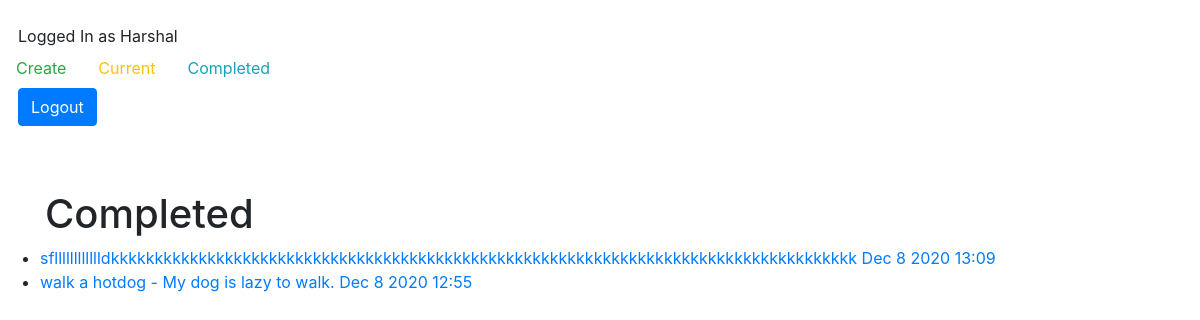
The app's page /completed/ (signed in) with its own data.
### todo/models.py (models this page shows, shortened)
class Query(models.Model):
    title = models.CharField(max_length=100)
    query = models.TextField(blank=True)
    created = models.DateTimeField(auto_now_add=True)
    datecompleted = models.DateTimeField(null=True, blank=True)
    important = models.BooleanField(default=False)
    user = models.ForeignKey(User, on_delete=models.CASCADE)

### todo/views.py (the view)
# urls.py: path('completed/', views.completedquerys, name='completedquerys'),
@login_required
def completedquerys(request):
    querys = Query.objects.filter(user=request.user, datecompleted__isnull=False).order_by('-datecompleted')
    return render(request, 'todo/completedquerys.html', {'querys':querys})

### todo/templates/todo/completedquerys.html (shortened to what this page needs)
{% extends 'todo/base.html' %}{% block content %}
<div class="container">
    <h1>Completed</h1>
</div>
<ul>
    {% for query in querys %}
    <li>
        <a href="{% url 'viewquery' query.id %}">{{ query.title }} {% if query.query %} - {{ query.query }}{% endif %} {{ query.datecompleted|date:'M j Y H:i' }}</a></li>
    {% endfor %}
</ul>{% endblock %}

### todo/templates/todo/base.html (shortened to what this page needs)
<br>&nbsp;&nbsp;&nbsp;{% if user.is_authenticated %} Logged In as {{user.username}}&nbsp;&nbsp;
<head>
    <link rel="stylesheet" href="https://stackpath.bootstrapcdn.com/bootstrap/4.3.1/css/bootstrap.min.css">
</head>
<ul class="nav">
    <li class="nav-item">
        <a class="nav-link text-success" href="{% url 'createquery' %}">Create</a>
    </li>
    <li class="nav-item">
        <a class="nav-link text-warning" href="{% url 'currenttodos' %}">Current</a>
    </li>
    <li class="nav-item">
        <a class="nav-link text-info" href="{% url 'completedquerys' %}">Completed</a>
    </li>
</ul>
<form action="{% url 'logoutuser' %}" method="POST">
    <button type="submit" class="btn btn-primary">Logout</button>
</form> {% else %} <a href="{% url 'signupuser' %}">Sign Up</a>
<a href="{% url 'loginuser' %}">Login</a> {% endif %}
<br>{% block content %}{% endblock %}

### records on screen
Query: title "sflllllllllllldkkkkkkkkkkkkkkkkkkkkkkkkkkkkkkkkkkkkkkkkkkkkkkkkkkkkkkkkkkkkkkkkkkkkkkkkkkkkkkkkkkkkk", datecompleted "Dec 8 2020 13:09"
Query: title "walk a hotdog", query "My dog is lazy to walk.", datecompleted "Dec 8 2020 12:55"

### other values on screen
{{ user.username }} "Harshal"
